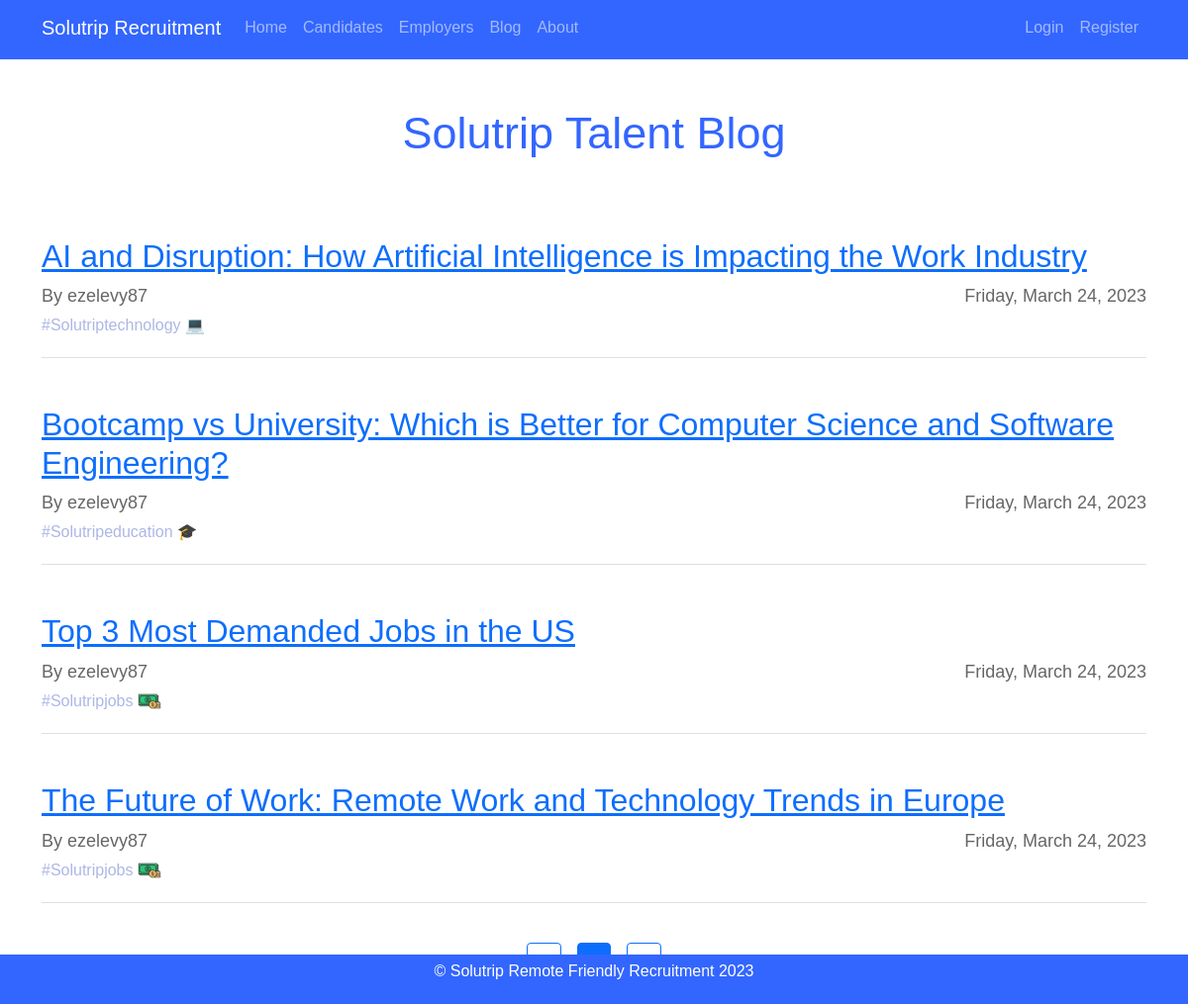
Page /blog?page=2 on the committed database.
### Solutrip_app/models.py (models this page shows)
class Post(db.Model):
    id = db.Column (db.Integer, primary_key=True)
    title = db.Column(db.String(60), nullable=False)
    date_posted = db.Column(db.DateTime, nullable=False, default=datetime.utcnow)
    tag = db.Column(db.String(60), nullable=False)
    content = db.Column(db.Text, nullable=False)
    user_id = db.Column(db.Integer, db.ForeignKey('user.id'), nullable=False)

class User(db.Model, UserMixin):
    id = db.Column (db.Integer, primary_key=True)
    username = db.Column (db.String(64), unique=True, nullable=False)
    email = db.Column (db.String(120), unique=True, nullable=False)
    password = db.Column(db.String(128), nullable=False)
    image_file = db.Column(db.String(20), nullable=False, default='default.jpg')
    role = db.Column(db.String(20), nullable=False, default='user')
    user_info = db.relationship('UserInfo', backref='user', lazy=True)
    author = db.relationship('Post', backref='author', lazy=True )

### Solutrip_app/routes.py (the view)
@app.route("/blog")
def blog():
    page = request.args.get('page',1,type=int)
    posts = Post.query.order_by(Post.date_posted.desc()).paginate(page = page, per_page = 4)
    return render_template("blog.html", posts = posts, title = "Blog")

### Solutrip_app/templates/blog.html
{% extends 'layout.html' %}
{% block content %}
    <div class="blog">
        <h2 class="blog-title mt-5" style="padding-bottom: 30px;">Solutrip Talent Blog</h2>
        {% for post in posts.items %}
            <div class="blog-post mt-5">
                <h4> <a class="post-title" href="{{ url_for('post', post_id= post.id)}}"> {{ post.title }}</a></h4>
                <div class="post-info mb-1">
                    <span class="post-author">By {{ post.author.username }}</span>
                    <span class="post-date">{{ post.date_posted.strftime('%A, %B %d, %Y') }}</span>
                </div>
                {% if post.tag == "technology" %}
                <div class="post-tag" style="color: rgb(173, 183, 230);">
                    #Solutrip{{ post.tag }} &#x1F4BB;
                </div>
                {% elif post.tag == "education" %}
                    <div class="post-tag" style="color: rgb(173, 183, 230);">
                        #Solutrip{{ post.tag }} &#x1F393;
                    </div>
                {% elif post.tag == "jobs" %}
                    <div class="post-tag" style="color: rgb(173, 183, 230);">
                        #Solutrip{{ post.tag }}
                        <img src="{{ url_for('static', filename='dinero.png') }}" alt="Technology" width="24" height="24">
                    </div>
                {% elif post.tag == "science" %}
                <div class="post-tag" style="color: rgb(173, 183, 230);">
                    #Solutrip{{ post.tag }} &#x1F52C;
                </div>
                {% endif %}
            </div>
        {% endfor %}
    </div>
    <div class="d-flex justify-content-center">
    {% for page_num in posts.iter_pages() %}
        {% if page_num %}
            {% if posts.page == page_num %}
                <a class=" btn btn-primary mx-2 mb-4 float-right" href="{{url_for('blog', page = page_num)}}" style="color: white;"> {{ page_num }}</a>
            {% else %}
                <a class=" btn btn-outline-primary mx-2 mb-4" href="{{url_for('blog', page = page_num)}}" style="color: #3f82c3;"> {{ page_num }}</a>
            {% endif %}
        {% else %}
            ...
        {% endif %}
    {% endfor%}
    </div>
{% endblock content %}

### Solutrip_app/static/styles.css (style rules this page uses)
body { background-image: url(bg-img.jpg); background-size: cover; font-family: Arial, sans-serif; color: #333; }
html, body { height: 100%; }
#account h1,h2 { color: #3366ff; }
.blog-title { font-size: 45px; margin-top: 50px; margin-bottom: 40px; text-align: center; }
.blog-post { margin-bottom: 40px; padding-bottom: 20px; border-bottom: 1px solid #e0e0e0; }
.post-title { font-size: 32px; margin-top: 0; margin-bottom: 20px; }
.post-info { display: flex; justify-content: space-between; margin-bottom: 20px; }
.post-author { font-size: 18px; color: #666; }
.post-date { font-size: 18px; color: #666; }

### rows in the picture
Post: title "AI and Disruption: How Artificial Intelligence is Impacting the Work Industry", author.username "ezelevy87", date_posted "Friday, March 24, 2023", tag "technology"
Post: title "Bootcamp vs University: Which is Better for Computer Science and Software Engineering?", author.username "ezelevy87", date_posted "Friday, March 24, 2023", tag "education"
Post: title "Top 3 Most Demanded Jobs in the US", author.username "ezelevy87", date_posted "Friday, March 24, 2023", tag "jobs"
Post: title "The Future of Work: Remote Work and Technology Trends in Europe", author.username "ezelevy87", date_posted "Friday, March 24, 2023", tag "jobs"
